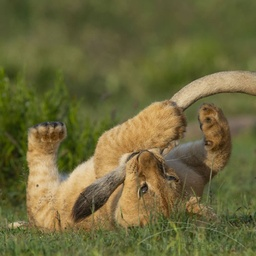
#> input picture lionss.jpg, 256 x 256 px, shrunk from 1080 x 1080 before the run
$ python main5.py
#> lines starting #> are read from the running program, lines starting #| are printed output that depends on the picture
import cv2
import numpy as np
import math

"""
image_matrix: the image matrix,its type is narray
window_length :the diamter of filter
sigma_color: the sigma for the gaussion weight of color
sigma_space: the sigma for the gaussion weight of weight
mask_image_matrix: the image matrix mask,where if mask_image_matrix[i][j]==0,it means filtering the pixel in (i,j).default=None
"""


def bilateral_filter_image(image_matrix, window_length=7, sigma_color=20, sigma_space=20, mask_image_matrix=None):
    mask_image_matrix = np.zeros(
        (image_matrix.shape[0], image_matrix.shape[
            1])) if mask_image_matrix is None else mask_image_matrix  # default: filtering the entire image
    image_matrix = image_matrix.astype(
        np.int32)  # transfer the image_matrix to type int32，for uint cann't represent the negative number afterward

    def limit(x):
        x = 0 if x < 0 else x
        x = 255 if x > 255 else x
        return x

    limit_ufun = np.vectorize(limit, otypes=[np.uint8])

    def look_for_gaussion_table(delta):
        return delta_gaussion_dict[delta]

    def generate_bilateral_filter_distance_matrix(window_length, sigma):
        distance_matrix = np.zeros((window_length, window_length, 3))
        left_bias = int(math.floor(-(window_length - 1) / 2))
        right_bias = int(math.floor((window_length - 1) / 2))
        for i in range(left_bias, right_bias + 1):
            for j in range(left_bias, right_bias + 1):
                distance_matrix[i - left_bias][j - left_bias] = math.exp(-(i ** 2 + j ** 2) / (2 * (sigma ** 2)))
        return distance_matrix

    delta_gaussion_dict = {i: math.exp(-i ** 2 / (2 * (sigma_color ** 2))) for i in range(256)}
    look_for_gaussion_table_ufun = np.vectorize(look_for_gaussion_table, otypes=[
        np.float64])  # to accelerate the process of get the gaussion matrix about color.key:color difference，value:gaussion weight
    bilateral_filter_distance_matrix = generate_bilateral_filter_distance_matrix(window_length,
                                                                                 sigma_space)  # get the gaussion weight about distance directly

    margin = int(window_length / 2)
    left_bias = math.floor(-(window_length - 1) / 2)
    right_bias = math.floor((window_length - 1) / 2)
    filter_image_matrix = image_matrix.astype(np.float64)

    for i in range(0 + margin, image_matrix.shape[0] - margin):
        for j in range(0 + margin, image_matrix.shape[1] - margin):
            if mask_image_matrix[i][j] == 0:
                filter_input = image_matrix[i + left_bias:i + right_bias + 1,
                               j + left_bias:j + right_bias + 1]  # get the input window
                bilateral_filter_value_matrix = look_for_gaussion_table_ufun(
                    np.abs(filter_input - image_matrix[i][j]))  # get the gaussion weight about color
                bilateral_filter_matrix = np.multiply(bilateral_filter_value_matrix,
                                                      bilateral_filter_distance_matrix)  # multiply color gaussion weight  by distane gaussion weight to get the no-norm weigth matrix
                bilateral_filter_matrix = bilateral_filter_matrix / np.sum(bilateral_filter_matrix, keepdims=False,
                                                                           axis=(0, 1))  # normalize the weigth matrix
                filter_output = np.sum(np.multiply(bilateral_filter_matrix, filter_input), axis=(
                0, 1))  # multiply the input window by the weigth matrix，then get the sum of channels seperately
                filter_image_matrix[i][j] = filter_output
    filter_image_matrix = limit_ufun(filter_image_matrix)  # limit the range
    filter_image_matrix=filter_image_matrix.astype(int)
    return filter_image_matrix


image = cv2.imread('lionss.jpg', cv2.IMREAD_COLOR)
#> image is the input picture: shape (256, 256, 3); mean B, G, R 59.8, 104.1, 108.7
width, heigth = image.shape[:2]
#> width = 256; heigth = 256
final_wide = int(width / 2)
#> final_wide = 128
r = float(final_wide) / image.shape[1]
#> r = 0.5
dim = (final_wide, int(image.shape[0] * r))
#> dim = (128, 128)
image = cv2.resize(image, dim, interpolation=cv2.INTER_AREA)
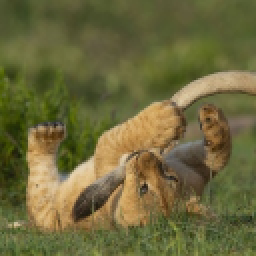
#> image: shape (128, 128, 3) (shown 2 times larger); mean B, G, R 59.9, 104.2, 108.8

filtered_image_OpenCV = cv2.bilateralFilter(image, 7, 20, 20)
cv2.imwrite("filtered_image_OpenCV.png", filtered_image_OpenCV)

bilateral_filtered = bilateral_filter_image(image)
cv2.imwrite("filtered_image_Own.png", bilateral_filtered)

cv2.imwrite('diff.png', filtered_image_OpenCV-bilateral_filtered)
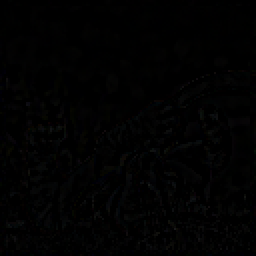
#> saved as diff.png: shape (128, 128, 3) (shown 2 times larger); mean B, G, R 1.6, 1.6, 1.6

print("Open CV")
print(filtered_image_OpenCV[-2])
#> (printed output is left out)

print("Filtered")
print(bilateral_filtered[-2])
#> (printed output is left out)
